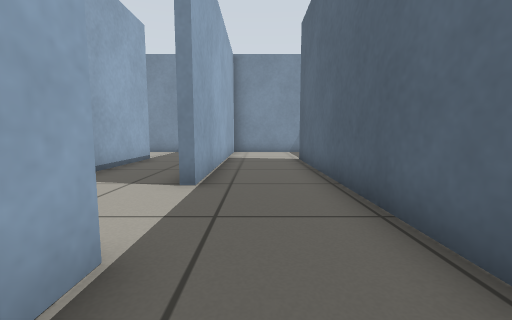
view 1 (above)

19 first-person views from a walk through a robot-simulator world made for Gazebo. The camera is 0.5 m above the floor, tilts 6° down and sees 90° across. The floor is counted in squares, 0.5 m on a side. Each view is taken from the middle of a square. On the plan, view 1 faces up. The plan holds only what a view shows up to about 11 squares ahead; the rest is blank.

view 2
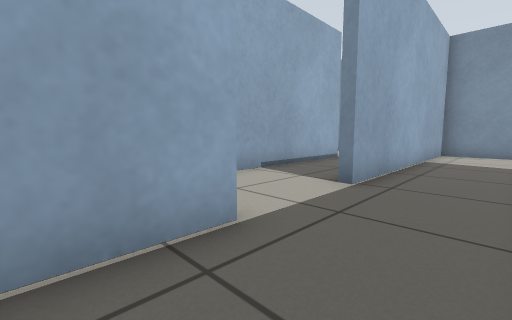

view 3
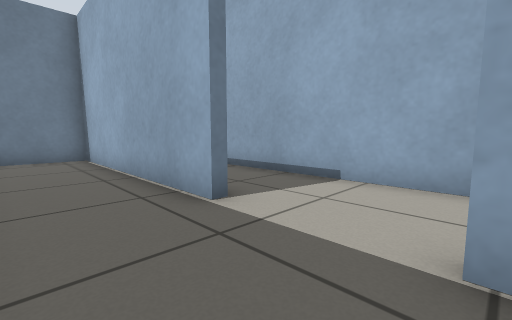

view 4
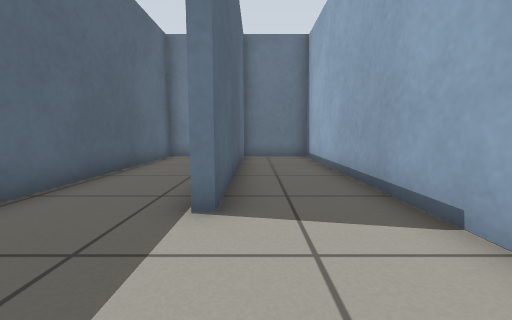

view 5
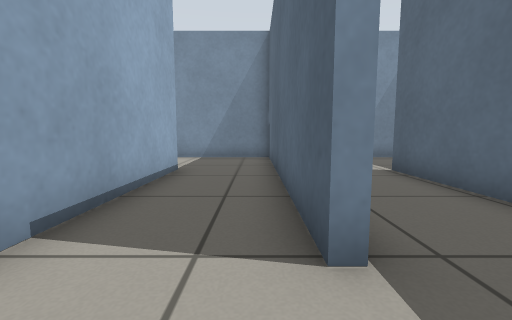

view 6
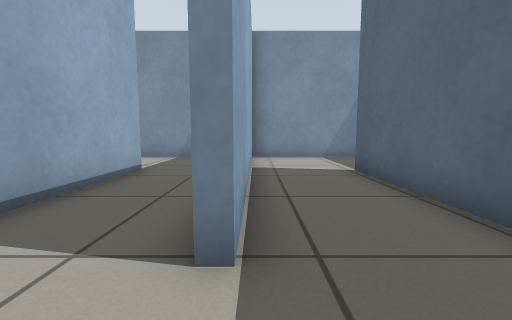

view 7
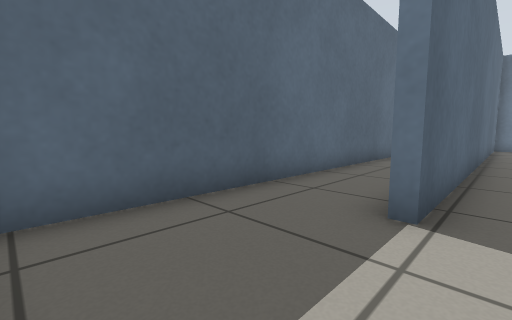

view 8
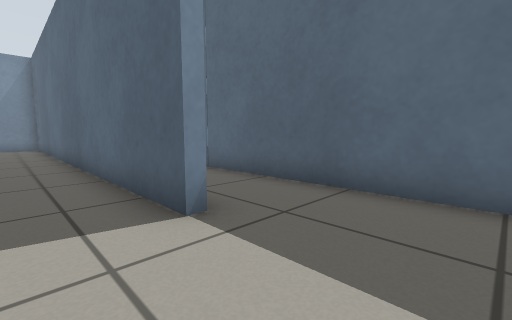

view 9
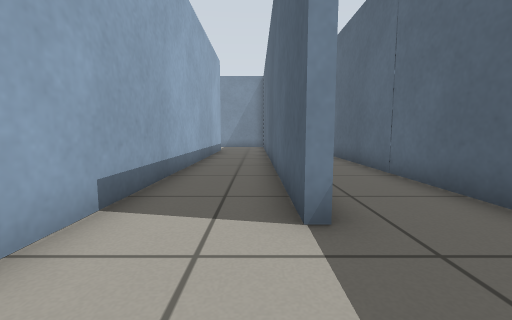

view 10
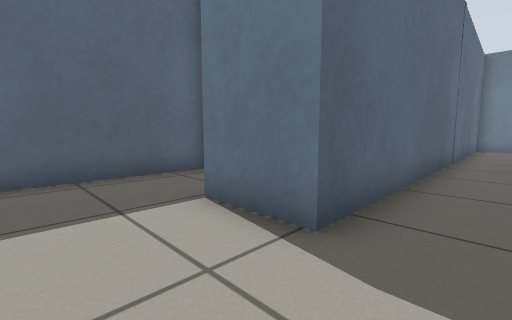

view 11
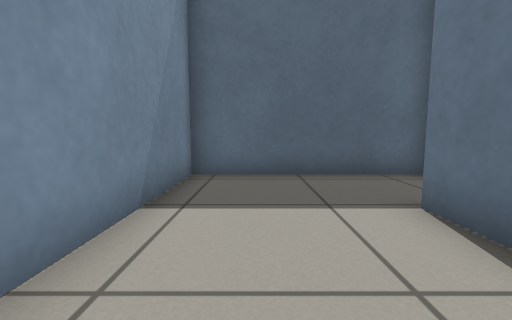

view 12
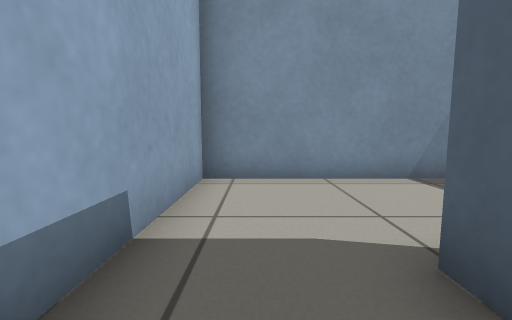

view 13
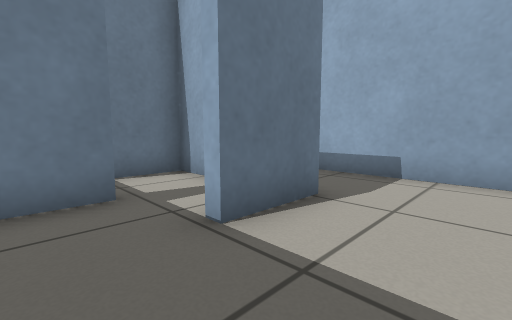

view 14
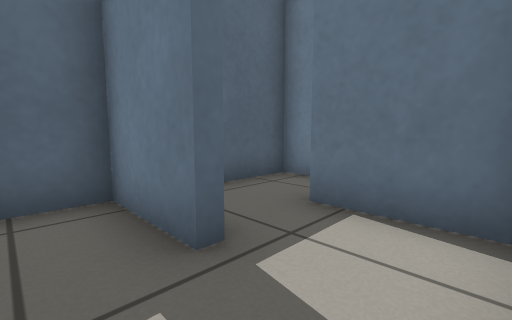

view 15
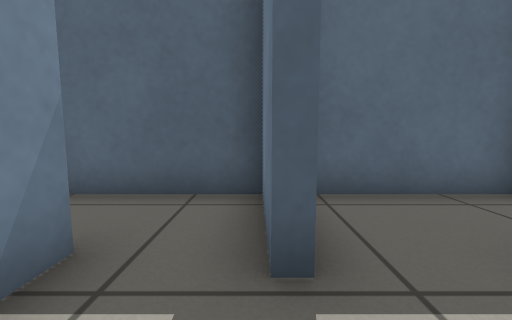

view 16
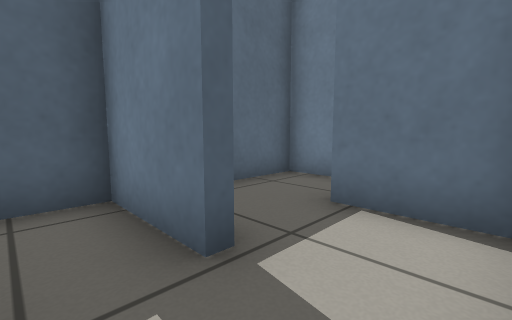

view 17
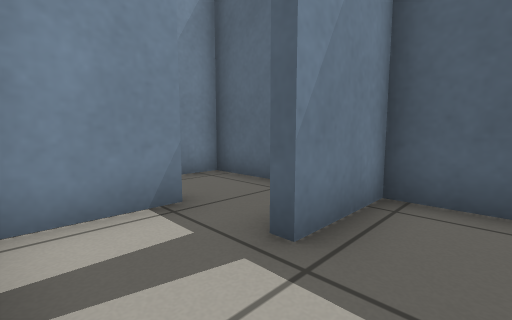

view 18
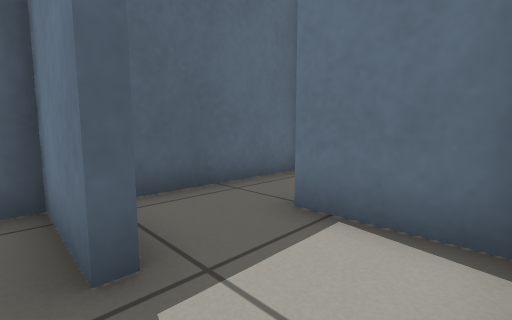

view 19
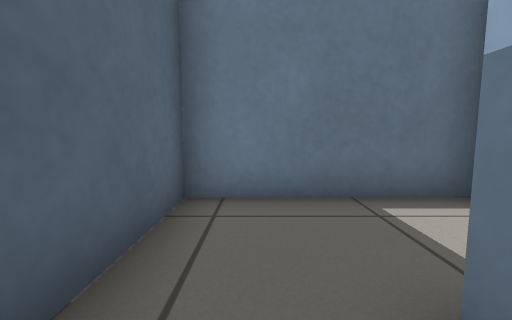

### Floor plan
Ten units are one square. View 1 is at (0, 0); x grows to the right and y downward. Boxes are objects, and circles mark ways between rooms. Rooms are numbered by the first view taken in them; rooms with no view inside come last. Other rooms are left out.
<svg viewBox="-51 -141 177 205">
<path fill="none" stroke="#000" d="M-12 -20 -12 59 17 59 17 -99M25 -136 -12 -136 -12 -47M-15 -47 -15 -136 -46 -136M-42 -101 -42 59 -15 59M-15 55 -15 -20M20 -61 20 31M45 24 45 -131M38 -136 25 -136M121 -94 121 -136 48 -136 48 -82M73 51 73 -98 93 -98 93 -94M98 -75 98 -79 121 -79 121 -94M101 -55 94 -55M97 -35 97 -39M79 28 101 28M99 -13 79 -13M98 7 98 4 121 4 121 -16M121 34 121 7 98 7M76 59 121 59 121 34M79 -16 99 -16M121 -16 121 -36 110 -36M76 -70 76 -58 101 -58M121 -54 121 -71M97 -39 121 -39 121 -54"/>
<circle cx="-10" cy="-30" r="3" fill="#2a7"/>
<circle cx="20" cy="-115" r="3" fill="#2a7"/>
<circle cx="50" cy="40" r="3" fill="#2a7"/>
<circle cx="105" cy="-100" r="3" fill="#2a7"/>
<circle cx="85" cy="-80" r="3" fill="#2a7"/>
<circle cx="85" cy="-40" r="3" fill="#2a7"/>
<circle cx="100" cy="-50" r="3" fill="#2a7"/>
<circle cx="85" cy="0" r="3" fill="#2a7"/>
<circle cx="100" cy="15" r="3" fill="#2a7"/>
<circle cx="105" cy="-20" r="3" fill="#2a7"/>
<circle cx="110" cy="30" r="3" fill="#2a7"/>
<circle cx="100" cy="-70" r="3" fill="#2a7"/>
<circle cx="110" cy="-60" r="3" fill="#2a7"/>
<text x="10" y="-50">1</text>
<text x="-30" y="-40">2</text>
<text x="40" y="-30">3</text>
<text x="60" y="-80">4</text>
<text x="90" y="-90">5</text>
<text x="90" y="-50">6</text>
<text x="80" y="10">7</text>
<text x="90" y="-10">8</text>
<text x="110" y="20">9</text>
<text x="90" y="40">10</text>
<text x="100" y="-30">11</text>
<text x="90" y="-70">12</text>
<text x="110" y="-70">13</text>
<text x="110" y="-50">14</text>
</svg>
Room 1 opens to room 2. Room 1 opens to room 3. Room 3 opens to room 4. Room 4 opens to room 5. Room 5 opens to room 12. Room 6 opens to room 11. Room 6 opens to room 14. Room 7 opens to room 8. Room 7 opens to room 9. Room 8 opens to room 11. Room 9 opens to room 10. Room 12 opens to room 13. Room 13 opens to room 14.

Where each view was taken, in squares from view 1:
view 1: 0 up, 0 right, facing up
view 2: 0 up, 1 right, facing up-left
view 3: 5 up, 1 right, facing down-left
view 4: 5 up, 2 left, facing down
view 5: 3 up, 2 left, facing up
view 6: 3 up, 1 left, facing up
view 7: 13 up, 1 right, facing down-right
view 8: 5 down, 3 right, facing up-right
view 9: 5 down, 4 right, facing up
view 10: 12 up, 6 right, facing down-right
view 11: 12 up, 6 right, facing right
view 12: 8 up, 6 right, facing up
view 13: 12 up, 11 right, facing down-left
view 14: 9 up, 8 right, facing down-right
view 15: 4 up, 8 right, facing right
view 16: 5 up, 8 right, facing down-right
view 17: 2 down, 8 right, facing up-right
view 18: 0 up, 8 right, facing down-right
view 19: 2 down, 11 right, facing down
